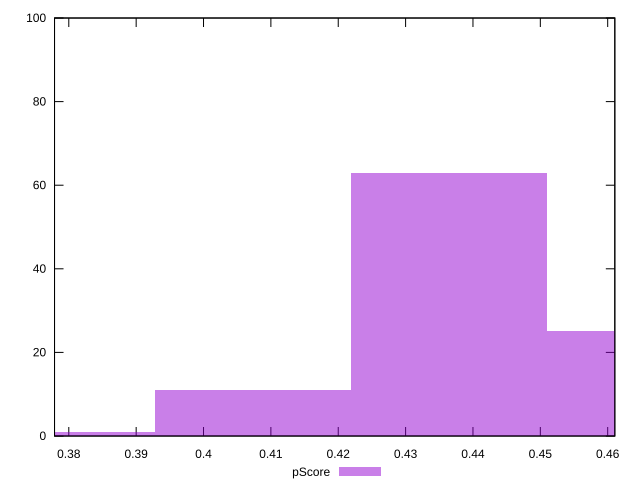

This chart was generated by the following gnuplot code:
reset

$pScore <<EOF
0.43638514910473497 63
0.40729280583108596 11
0.465477492378384 25
0.378200462557437 1
EOF

set key outside below
set boxwidth 0.029092343273649
set xrange [0.37788235294117645:0.46105882352941174]
set yrange [0:100]
set trange [0:100]
set style fill transparent solid 0.5 noborder
set terminal svg size 640, 490 enhanced background rgb 'white'
set output "reports/report_00028_2021-02-24T12-49-42.674Z/uses-rel-preload/samples/card/pScore/histogram.svg"

plot $pScore title "pScore" with boxes

reset
